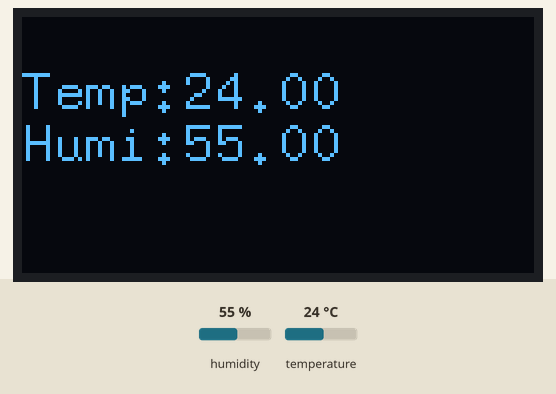
This sketch was run on a simulated Arduino Uno, built with avr-gcc and run on an emulated ATmega328P. Shown: 128×64 one-colour display. Inputs (shaded band) come from the test bench; at power-on: humidity 55 %, temperature 24 °C. What the sketch prints to the serial monitor is not drawn.

Above: at 2.8 s.
2.9 s: humidity set to 22 %
At 4.2 s:
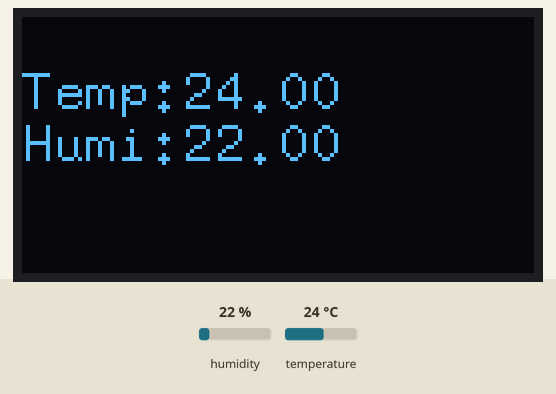
4.6 s: temperature set to 12 °C
At 5.7 s:
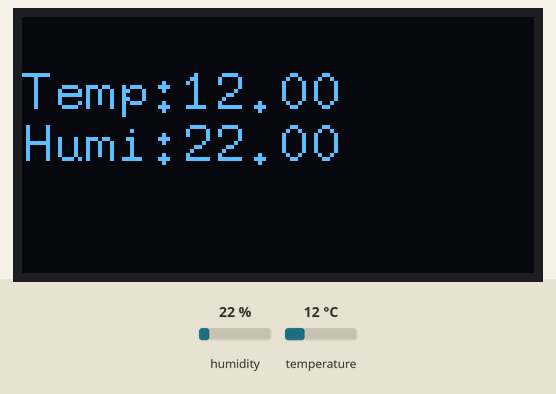
6.6 s: humidity set to 40 %
At 8.3 s:
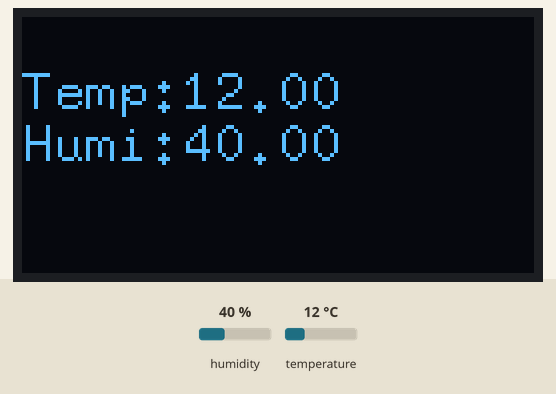
8.6 s: temperature set to 19 °C
At 10.2 s:
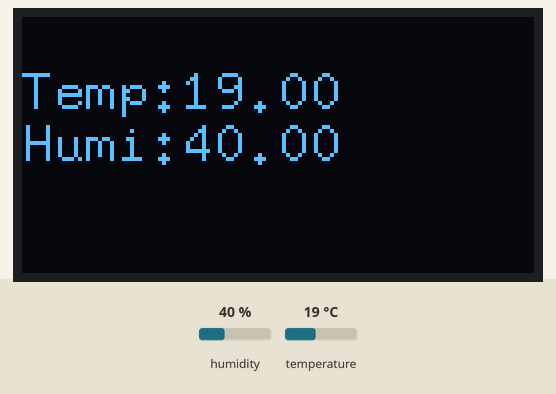
Timing chart, 0 to 11.6 s (numbered marks = the images above; inputs shaded):
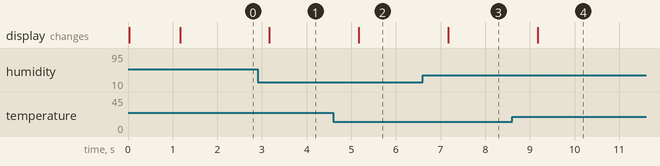

The sketch:

sht40_demo.ino
```cpp
#include <U8g2lib.h>
#include "Adafruit_SHT4x.h"

U8G2_SSD1306_128X64_NONAME_F_HW_I2C u8g2(U8G2_R0, /* reset=*/ U8X8_PIN_NONE);
int fontWitdh;
int fontHigh;

Adafruit_SHT4x sht40 = Adafruit_SHT4x();

unsigned long CurrentTime,preTime;
const int intervalSwitch = 1000;

void setup() {
  // put your setup code here, to run once:
    Serial.begin(115200);

    if(!sht40.begin()){
        Serial.println("Could't find SHT40");
        while (1)
        {
            delay(1);
        }

    }

    Serial.println("Found SHT40 sensor");
    Serial.print("Serial number [");
    Serial.print(sht40.readSerial(),HEX);
    Serial.println("]");
    delay(1);

    //higher precision takes longer
    sht40.setPrecision(SHT4X_HIGH_PRECISION);

    u8g2.begin();

    u8g2.setFont(u8g2_font_8x13_mf);
    u8g2.setFontPosTop();
    fontWitdh = u8g2.getMaxCharWidth();
    fontHigh = u8g2.getMaxCharHeight();

}

void loop() {
  // put your main code here, to run repeatedly:
  sensors_event_t humidity, temp;

    CurrentTime = millis();
   if(CurrentTime - preTime > intervalSwitch){
    preTime = CurrentTime;

    uint32_t timestamp = millis();
    sht40.getEvent(&humidity, &temp);// populate temp and humidity objects with fresh data
    timestamp = millis() - timestamp;

    Serial.print("Temperature: "); Serial.print(temp.temperature); Serial.println(" degrees C");
    Serial.print("Humidity: "); Serial.print(humidity.relative_humidity); Serial.println("% rH");

    Serial.print("Read duration (ms): ");
    Serial.println(timestamp);

    u8g2.clearBuffer();
    u8g2.setCursor(0,fontHigh);
    u8g2.print("Temp:");
    u8g2.setCursor(0,fontHigh * 2);
    u8g2.print("Humi:");

    u8g2.setCursor((fontWitdh * 4) + 8,fontHigh);
    u8g2.print(temp.temperature);

    u8g2.setCursor(fontWitdh * 4 + 8,fontHigh * 2);
    u8g2.print(humidity.relative_humidity);

    u8g2.sendBuffer();
   }
}
```

Measured:
- after the input at 2.9 s, the display: changes after 0.27 s (image 1)
- after the input at 4.6 s, the display: changes after 0.57 s (image 2)
- after the input at 6.6 s, the display: changes after 0.57 s (image 3)
- after the input at 8.6 s, the display: changes after 0.57 s (image 4)
